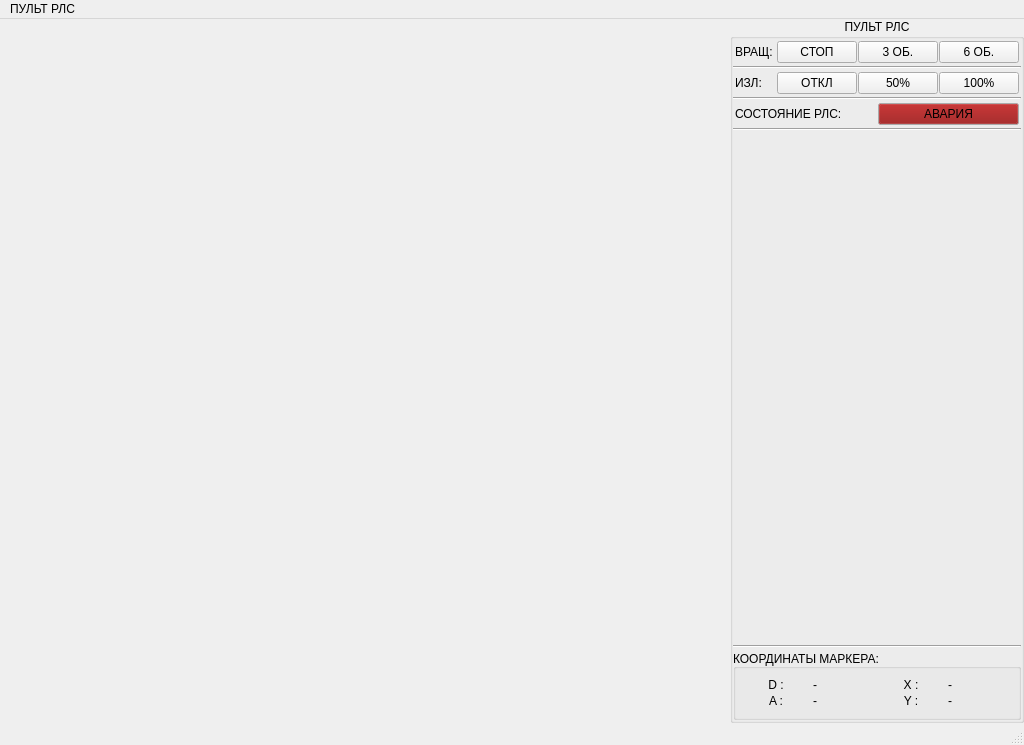
<?xml version="1.0" encoding="UTF-8"?>
<ui version="4.0">
 <class>ClientWindow</class>
 <widget class="QMainWindow" name="ClientWindow">
  <property name="geometry">
   <rect>
    <x>0</x>
    <y>0</y>
    <width>1024</width>
    <height>745</height>
   </rect>
  </property>
  <property name="cursor">
   <cursorShape>CrossCursor</cursorShape>
  </property>
  <property name="mouseTracking">
   <bool>true</bool>
  </property>
  <property name="windowTitle">
   <string>Главное окно</string>
  </property>
  <widget class="QWidget" name="centralwidget">
   <property name="enabled">
    <bool>true</bool>
   </property>
   <property name="sizePolicy">
    <sizepolicy hsizetype="Preferred" vsizetype="Preferred">
     <horstretch>0</horstretch>
     <verstretch>0</verstretch>
    </sizepolicy>
   </property>
   <property name="mouseTracking">
    <bool>true</bool>
   </property>
   <property name="layoutDirection">
    <enum>Qt::LeftToRight</enum>
   </property>
   <layout class="QHBoxLayout" name="horizontalLayout_2">
    <property name="spacing">
     <number>2</number>
    </property>
    <property name="leftMargin">
     <number>0</number>
    </property>
    <property name="topMargin">
     <number>0</number>
    </property>
    <property name="rightMargin">
     <number>0</number>
    </property>
    <property name="bottomMargin">
     <number>0</number>
    </property>
    <item>
     <spacer name="horizontalSpacer">
      <property name="orientation">
       <enum>Qt::Horizontal</enum>
      </property>
      <property name="sizeHint" stdset="0">
       <size>
        <width>40</width>
        <height>20</height>
       </size>
      </property>
     </spacer>
    </item>
    <item>
     <widget class="QGroupBox" name="rightbar">
      <property name="sizePolicy">
       <sizepolicy hsizetype="Fixed" vsizetype="Preferred">
        <horstretch>0</horstretch>
        <verstretch>0</verstretch>
       </sizepolicy>
      </property>
      <property name="maximumSize">
       <size>
        <width>220</width>
        <height>16777215</height>
       </size>
      </property>
      <property name="sizeIncrement">
       <size>
        <width>0</width>
        <height>0</height>
       </size>
      </property>
      <property name="cursor">
       <cursorShape>ArrowCursor</cursorShape>
      </property>
      <property name="mouseTracking">
       <bool>false</bool>
      </property>
      <property name="title">
       <string>ПУЛЬТ РЛС</string>
      </property>
      <property name="alignment">
       <set>Qt::AlignHCenter|Qt::AlignTop</set>
      </property>
      <layout class="QVBoxLayout" name="rigtLayout" stretch="0,0,0,0,0,0,0,0,0">
       <property name="spacing">
        <number>1</number>
       </property>
       <property name="sizeConstraint">
        <enum>QLayout::SetMaximumSize</enum>
       </property>
       <property name="leftMargin">
        <number>0</number>
       </property>
       <property name="topMargin">
        <number>0</number>
       </property>
       <property name="rightMargin">
        <number>0</number>
       </property>
       <property name="bottomMargin">
        <number>0</number>
       </property>
       <item>
        <layout class="QHBoxLayout" name="rotationButtonGroup">
         <property name="leftMargin">
          <number>2</number>
         </property>
         <property name="topMargin">
          <number>2</number>
         </property>
         <property name="rightMargin">
          <number>2</number>
         </property>
         <property name="bottomMargin">
          <number>2</number>
         </property>
         <item>
          <widget class="QLabel" name="label">
           <property name="text">
            <string>ВРАЩ:</string>
           </property>
          </widget>
         </item>
         <item>
          <widget class="QPushButton" name="buttonRotationStop">
           <property name="cursor">
            <cursorShape>PointingHandCursor</cursorShape>
           </property>
           <property name="styleSheet">
            <string notr="true"/>
           </property>
           <property name="text">
            <string>СТОП</string>
           </property>
          </widget>
         </item>
         <item>
          <widget class="QPushButton" name="buttonRotation3rpm">
           <property name="minimumSize">
            <size>
             <width>0</width>
             <height>0</height>
            </size>
           </property>
           <property name="cursor">
            <cursorShape>PointingHandCursor</cursorShape>
           </property>
           <property name="text">
            <string>3 ОБ.</string>
           </property>
          </widget>
         </item>
         <item>
          <widget class="QPushButton" name="buttonRotation6rpm">
           <property name="cursor">
            <cursorShape>PointingHandCursor</cursorShape>
           </property>
           <property name="text">
            <string>6 ОБ.</string>
           </property>
          </widget>
         </item>
        </layout>
       </item>
       <item>
        <widget class="Line" name="line_4">
         <property name="orientation">
          <enum>Qt::Horizontal</enum>
         </property>
        </widget>
       </item>
       <item>
        <layout class="QHBoxLayout" name="radiationButtonGroup">
         <property name="leftMargin">
          <number>2</number>
         </property>
         <property name="topMargin">
          <number>2</number>
         </property>
         <property name="rightMargin">
          <number>2</number>
         </property>
         <property name="bottomMargin">
          <number>2</number>
         </property>
         <item>
          <widget class="QLabel" name="label_3">
           <property name="text">
            <string>ИЗЛ:    </string>
           </property>
          </widget>
         </item>
         <item>
          <widget class="QPushButton" name="buttonRadiationOff">
           <property name="cursor">
            <cursorShape>PointingHandCursor</cursorShape>
           </property>
           <property name="styleSheet">
            <string notr="true">QPushButton:checked {
background-color: darkGreen;
}</string>
           </property>
           <property name="text">
            <string>ОТКЛ</string>
           </property>
           <property name="checkable">
            <bool>false</bool>
           </property>
           <property name="checked">
            <bool>false</bool>
           </property>
          </widget>
         </item>
         <item>
          <widget class="QPushButton" name="buttonRadiation50">
           <property name="minimumSize">
            <size>
             <width>0</width>
             <height>0</height>
            </size>
           </property>
           <property name="cursor">
            <cursorShape>PointingHandCursor</cursorShape>
           </property>
           <property name="styleSheet">
            <string notr="true">QPushButton:checked {
background-color: darkGreen;
}</string>
           </property>
           <property name="text">
            <string>50%</string>
           </property>
           <property name="checkable">
            <bool>false</bool>
           </property>
          </widget>
         </item>
         <item>
          <widget class="QPushButton" name="buttonRadiation100">
           <property name="cursor">
            <cursorShape>PointingHandCursor</cursorShape>
           </property>
           <property name="styleSheet">
            <string notr="true">QPushButton:checked {
background-color: darkGreen;
}</string>
           </property>
           <property name="text">
            <string>100%</string>
           </property>
           <property name="checkable">
            <bool>false</bool>
           </property>
          </widget>
         </item>
        </layout>
       </item>
       <item>
        <widget class="Line" name="line_3">
         <property name="orientation">
          <enum>Qt::Horizontal</enum>
         </property>
        </widget>
       </item>
       <item>
        <layout class="QHBoxLayout" name="locatorStatusGroup">
         <property name="leftMargin">
          <number>2</number>
         </property>
         <property name="topMargin">
          <number>2</number>
         </property>
         <property name="rightMargin">
          <number>2</number>
         </property>
         <property name="bottomMargin">
          <number>2</number>
         </property>
         <item>
          <widget class="QLabel" name="label_4">
           <property name="text">
            <string>СОСТОЯНИЕ РЛС:    </string>
           </property>
          </widget>
         </item>
         <item>
          <widget class="QPushButton" name="stationStatusButton">
           <property name="sizePolicy">
            <sizepolicy hsizetype="Preferred" vsizetype="Fixed">
             <horstretch>0</horstretch>
             <verstretch>0</verstretch>
            </sizepolicy>
           </property>
           <property name="palette">
            <palette>
             <active>
              <colorrole role="Button">
               <brush brushstyle="SolidPattern">
                <color alpha="255">
                 <red>141</red>
                 <green>5</green>
                 <blue>5</blue>
                </color>
               </brush>
              </colorrole>
             </active>
             <inactive>
              <colorrole role="Button">
               <brush brushstyle="SolidPattern">
                <color alpha="255">
                 <red>141</red>
                 <green>5</green>
                 <blue>5</blue>
                </color>
               </brush>
              </colorrole>
             </inactive>
             <disabled>
              <colorrole role="Button">
               <brush brushstyle="SolidPattern">
                <color alpha="255">
                 <red>141</red>
                 <green>5</green>
                 <blue>5</blue>
                </color>
               </brush>
              </colorrole>
             </disabled>
            </palette>
           </property>
           <property name="cursor">
            <cursorShape>PointingHandCursor</cursorShape>
           </property>
           <property name="styleSheet">
            <string notr="true"/>
           </property>
           <property name="text">
            <string>АВАРИЯ</string>
           </property>
           <property name="checkable">
            <bool>false</bool>
           </property>
           <property name="checked">
            <bool>false</bool>
           </property>
          </widget>
         </item>
        </layout>
       </item>
       <item>
        <widget class="Line" name="line">
         <property name="orientation">
          <enum>Qt::Horizontal</enum>
         </property>
        </widget>
       </item>
       <item>
        <spacer name="verticalSpacer">
         <property name="orientation">
          <enum>Qt::Vertical</enum>
         </property>
         <property name="sizeType">
          <enum>QSizePolicy::Expanding</enum>
         </property>
         <property name="sizeHint" stdset="0">
          <size>
           <width>20</width>
           <height>40</height>
          </size>
         </property>
        </spacer>
       </item>
       <item>
        <widget class="Line" name="line_2">
         <property name="orientation">
          <enum>Qt::Horizontal</enum>
         </property>
        </widget>
       </item>
       <item>
        <widget class="QGroupBox" name="mousePositionGroup">
         <property name="sizePolicy">
          <sizepolicy hsizetype="Preferred" vsizetype="Minimum">
           <horstretch>0</horstretch>
           <verstretch>0</verstretch>
          </sizepolicy>
         </property>
         <property name="title">
          <string>КООРДИНАТЫ МАРКЕРА:</string>
         </property>
         <property name="alignment">
          <set>Qt::AlignBottom|Qt::AlignLeading|Qt::AlignLeft</set>
         </property>
         <layout class="QGridLayout" name="gridLayout">
          <property name="verticalSpacing">
           <number>2</number>
          </property>
          <item row="1" column="0">
           <widget class="QLabel" name="label_5">
            <property name="sizePolicy">
             <sizepolicy hsizetype="Minimum" vsizetype="Preferred">
              <horstretch>0</horstretch>
              <verstretch>0</verstretch>
             </sizepolicy>
            </property>
            <property name="text">
             <string>A :</string>
            </property>
            <property name="alignment">
             <set>Qt::AlignCenter</set>
            </property>
           </widget>
          </item>
          <item row="0" column="0">
           <widget class="QLabel" name="label_6">
            <property name="sizePolicy">
             <sizepolicy hsizetype="Minimum" vsizetype="Preferred">
              <horstretch>0</horstretch>
              <verstretch>0</verstretch>
             </sizepolicy>
            </property>
            <property name="text">
             <string>D :</string>
            </property>
            <property name="alignment">
             <set>Qt::AlignHCenter|Qt::AlignTop</set>
            </property>
           </widget>
          </item>
          <item row="0" column="3">
           <widget class="QLabel" name="label_X">
            <property name="sizePolicy">
             <sizepolicy hsizetype="Minimum" vsizetype="Preferred">
              <horstretch>0</horstretch>
              <verstretch>0</verstretch>
             </sizepolicy>
            </property>
            <property name="text">
             <string>-</string>
            </property>
           </widget>
          </item>
          <item row="0" column="1">
           <widget class="QLabel" name="label_D">
            <property name="text">
             <string>-</string>
            </property>
           </widget>
          </item>
          <item row="1" column="3">
           <widget class="QLabel" name="label_Y">
            <property name="sizePolicy">
             <sizepolicy hsizetype="Minimum" vsizetype="Preferred">
              <horstretch>0</horstretch>
              <verstretch>0</verstretch>
             </sizepolicy>
            </property>
            <property name="text">
             <string>-</string>
            </property>
           </widget>
          </item>
          <item row="0" column="2">
           <widget class="QLabel" name="label_7">
            <property name="text">
             <string>X :</string>
            </property>
            <property name="alignment">
             <set>Qt::AlignCenter</set>
            </property>
           </widget>
          </item>
          <item row="1" column="1">
           <widget class="QLabel" name="label_A">
            <property name="text">
             <string>-</string>
            </property>
           </widget>
          </item>
          <item row="1" column="2">
           <widget class="QLabel" name="label_9">
            <property name="text">
             <string>Y :</string>
            </property>
            <property name="alignment">
             <set>Qt::AlignCenter</set>
            </property>
           </widget>
          </item>
         </layout>
        </widget>
       </item>
      </layout>
     </widget>
    </item>
   </layout>
  </widget>
  <widget class="QMenuBar" name="menubar">
   <property name="geometry">
    <rect>
     <x>0</x>
     <y>0</y>
     <width>1024</width>
     <height>22</height>
    </rect>
   </property>
   <property name="mouseTracking">
    <bool>false</bool>
   </property>
   <widget class="QMenu" name="menu">
    <property name="mouseTracking">
     <bool>false</bool>
    </property>
    <property name="title">
     <string>ПУЛЬТ РЛС</string>
    </property>
   </widget>
   <addaction name="menu"/>
  </widget>
  <widget class="QStatusBar" name="statusbar"/>
 </widget>
 <resources/>
 <connections/>
</ui>
